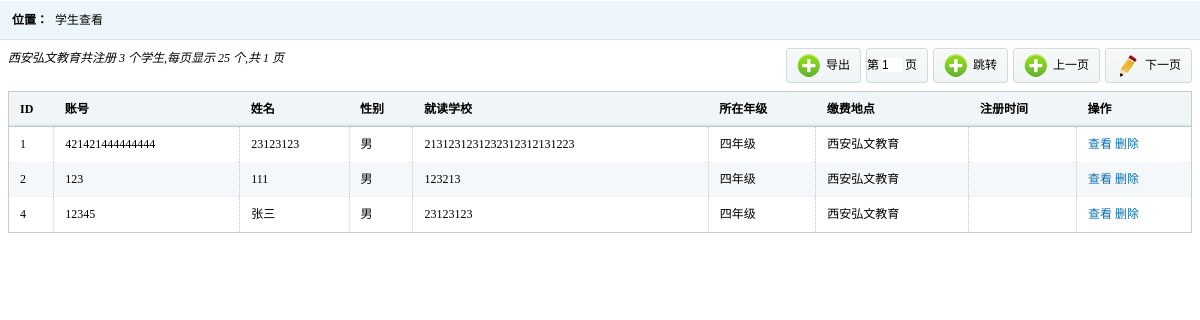
/admin/showstd.php, run on an earlier commit of the app's database.
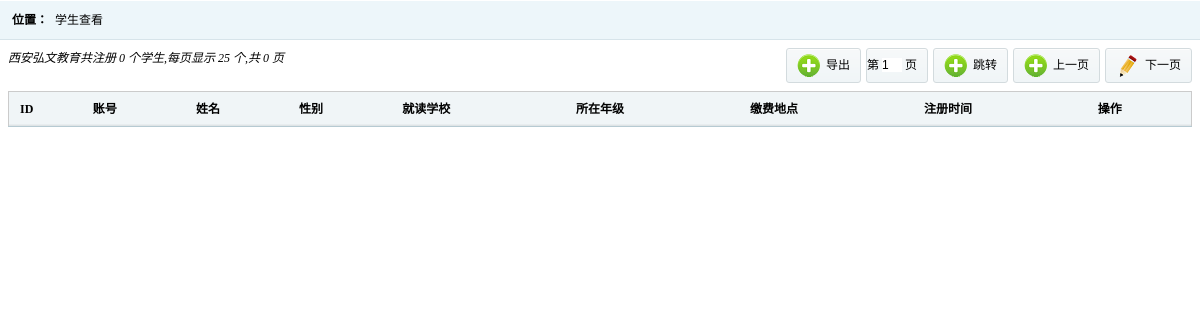
And on a later commit of the database.
### tables this page shows
CREATE TABLE `xwb_student` (
  `stdid` int(11) NOT NULL AUTO_INCREMENT,
  `stdname` varchar(256) DEFAULT NULL,
  `stdgender` varchar(32) DEFAULT NULL,
  `stdnum` varchar(256) DEFAULT NULL,
  `stdschool` varchar(512) DEFAULT NULL,
  `stdgrade` varchar(256) DEFAULT NULL,
  `stdaddress` varchar(2048) DEFAULT NULL,
  `stdpayaddress` varchar(1024) DEFAULT NULL,
  `createtime` varchar(64) DEFAULT NULL,
  `stdstate` int(11) DEFAULT NULL,
  `stdtype` int(11) DEFAULT NULL,
  `stdphone` varchar(256) DEFAULT NULL,
  `stdqq` varchar(256) DEFAULT NULL,
  `stdvalue1` varchar(256) DEFAULT NULL,
  `stdvalue2` varchar(256) DEFAULT NULL,
  `stdvalue3` varchar(256) DEFAULT NULL,
  PRIMARY KEY (`stdid`)
);

### phplibs/db.php (called while the page is built, shortened)
<?php
class DB
{
    private $link_id;
    private $is_log;
    private $time;
    public function __construct()
    {
        $this->time = $this->microtime_float();
        require ("config.db.php");
        $this->is_log = $db_config["log"];
        if ($this->is_log) {
            $handle = fopen($db_config["logfilepath"] . "dblog.txt", "a+");
            $this->handle = $handle;
        }
    }
    public function connect($dbhost, $dbuser, $dbpw, $dbname, $pconnect = 0, $charset =
        'utf8')
    {
        if ($pconnect == 0) {
            $this->link_id = @mysql_connect($dbhost, $dbuser, $dbpw, true);
            if (!$this->link_id) {
                $this->halt("数据库连接失败");
            }
        } else {
            $this->link_id = @mysql_pconnect($dbhost, $dbuser, $dbpw);
        }
    }
    public function query($sql)
    {
        $query = mysql_query($sql, $this->link_id);
        return $query;
    }
    public function free_result()
    {
        $void = func_get_args();
    }
    public function __destruct()
    {
        $use_time = ($this->microtime_float()) - ($this->time);
    }
    public function write_log($msg = '')
    {
        if ($this->is_log) {
            $text = date("Y-m-d H:i:s") . " " . $msg . "\r\n";
        }
    }
    public function microtime_float()
    {
        list($usec, $sec) = explode(" ", microtime());
        return ((float)$usec + (float)$sec);
    }
}
?>

### phplibs/config.db.php (called while the page is built)
<?php
    $db_config["hostname"] = "localhost";
    $db_config["username"] = "root";
    $db_config["password"] = "";
    $db_config["database"] = "xwb";
    $db_config["charset"] = "utf8";
    $db_config["pconnect"] = 1;
    $db_config["log"] = 1;
    $db_config["logfilepath"] = './';
?>

### phplibs/studenthelper.php (called while the page is built, shortened)
<?php
require_once ('db.php');
class xwbstudent
{
    function setvalues($row)
    {
        if (isset($row['stdid']))
            $this->stdid = $row['stdid'];
        if (isset($row['stdname']))
            $this->stdname = $row['stdname'];
        if (isset($row['stdnum']))
            $this->stdnum = $row['stdnum'];
        if (isset($row['stdgender']))
            $this->stdgender = $row['stdgender'];
        if (isset($row['stdschool']))
            $this->stdschool = $row['stdschool'];
        if (isset($row['stdgrade']))
            $this->stdgrade = $row['stdgrade'];
        if (isset($row['stdpayaddress']))
            $this->stdpayaddress = $row['stdpayaddress'];
    }
    public static function getstdlimit($cff, $id, $count)
    {
        $db = new DB();
        $sql = "select * from xwb_student where 1=1 and $cff order by stdid limit $id,$count";
        $query = $db->query($sql);
        $rt = array();
        while ($row = mysql_fetch_array($query, MYSQL_ASSOC)) {
            $info = new xwbstudent();
            $info->setvalues($row);
            $rt[] = $info;
        }
        return $rt;
    }
    public static function getstdlimitcount($cff)
    {
        $db = new DB();
        $sql = "SELECT COUNT(*) as count FROM xwb_student WHERE 1=1 and $cff";
        $query = $db->query($sql);
        while ($row = mysql_fetch_array($query, MYSQL_ASSOC)) {
            return $row['count'];
        }
        return false;
    }
}
?>

### admin/showstd.php (the view, shortened to what this page needs)
<?php
require_once ("../phplibs/studenthelper.php");
$pageCount = 25;
$pageIndex = 1;
$cff = "stdpayaddress = '".$_SESSION['payaddress']."'";
$stdcount = xwbstudent::getstdlimitcount($cff);
$npage = ceil($stdcount/$pageCount);
?>
<!DOCTYPE html PUBLIC "-//W3C//DTD XHTML 1.0 Transitional//EN" "http://www.w3.org/TR/xhtml1/DTD/xhtml1-transitional.dtd">
<html xmlns="http://www.w3.org/1999/xhtml">
<head>
<link href="../css/style.css" rel="stylesheet" type="text/css" />
</head>
<body>
<div class="place">
    <span>位置：</span>
    <ul class="placeul">
    <li>学生查看</li>
    </ul>
</div>
<div class="rightinfo">
    <div class="tools">
    <ul class="toolbar">
        <i><?php
	echo $_SESSION['payaddress']."共注册 $stdcount 个学生,每页显示 $pageCount 个,共 $npage 页";
?></i>
</ul>
        <form name="form1" id="form1" method="post">
    	<ul class="toolbar1">
        <li class="click"  onclick="expdata()"><span><img src="../images/t01.png" /></span>导出</li>
        <li>第&nbsp;<input id="pindex" name="pindex" style="width:20px;" value="<?php	echo $pageIndex;?> "/>&nbsp;页</li>
        <li class="click"  onclick="submitform(0)"><span><img src="../images/t01.png" /></span>跳转</li>
        <li class="click" onclick="submitform(-1)"><span><img src="../images/t01.png" /></span>上一页</li>
        <li class="click" onclick="submitform(1)"><span><img src="../images/t02.png" /></span>下一页</li>
        </ul>
        </form>
    </div>
<div>
<table class="tablelist" id="hmktable">
    <thead>
    <tr>
        <th>ID</th>
        <th>账号</th>
		<th>姓名</th>
        <th>性别</th>
        <th>就读学校</th>
		<th>所在年级</th>
        <th>缴费地点</th>
        <th>注册时间</th>
        <th>操作</th>
    </tr>
    </thead>
    <tbody>
<?php
    $startid = ($pageIndex - 1) * $pageCount;
    $hmwks = xwbstudent::getstdlimit($cff,$startid,$pageCount);
    if ($hmwks != null) {
        foreach ($hmwks as $std) {
            echo "<tr>
            <td>" . $std->stdid . "</td>
            <td>" . $std->stdnum . "</td>
            <td>" . $std->stdname . "</td>
            <td>" . $std->stdgender . "</td>
            <td>" . $std->stdschool . "</td>
            <td>" . $std->stdgrade . "</td>
            <td>" . $std->stdpayaddress . "</td>
            <td>" . $std->createtime . "</td>
            <td ><a href=\"../stdshow.php?num=".$std->stdnum."\" class=\"tablelink\">查看</a>
            <a href=\"#\" onclick=\"deletehmwork($std->stdnum,this)\" class=\"tablelink\">删除</a></td>
            </tr>";
        }
    }
?>
</tbody>
</table>
</div>
</div>
</body>
</html>

### css/style.css (style rules this page uses)
* { font-size:9pt;border:0;margin:0;padding:0; }
body { font-family:'微软雅黑'; margin:0 auto;min-width:980px; }
ul { display:block;margin:0;padding:0;list-style:none; }
li { display:block;margin:0;padding:0;list-style: none; }
img { border:0; }
dl,dt,dd,span { margin:0;padding:0;display:block; }
table { border-collapse:collapse;border-spacing: 0; }
.place { height:40px; background:url(../images/righttop.gif) repeat-x; }
.place span { line-height:40px; font-weight:bold;float:left; margin-left:12px; }
.placeul li { float:left; line-height:40px; padding-left:7px; padding-right:12px; background:url(../images/rlist.gif) no-repeat right; }
.placeul li:last-child { background:none; }
.rightinfo { padding:8px; }
.tools { clear:both; height:35px; margin-bottom:8px; }
.toolbar { float:left; }
.toolbar1 { float:right; }
.toolbar1 li { background:url(../images/toolbg.gif) repeat-x; line-height:33px; height:33px; border:solid 1px #d3dbde; float:left; padding-right:10px; margin-left:5px;border-radius: 3px; behavior:url(js/pie.htc); cursor:pointer; }
.toolbar1 li span { float:left; margin-left:10px; margin-right:5px; margin-top:5px; }
.tablelist { border:solid 1px #cbcbcb; width:100%; clear:both; }
.tablelist th { background:url(../images/th.gif) repeat-x; height:34px; line-height:34px; border-bottom:solid 1px #b6cad2; text-indent:11px; text-align:left; }
a,a:focus { text-decoration:none;color:#000;outline:none;blr:expression(this.onFocus=this.blur()); }
.tablelist td { line-height:35px; text-indent:11px; border-right: dotted 1px #c7c7c7; }
.tablelink { color:#056dae; }
.tablelist tbody tr.odd { background:#f5f8fa; }

What changed in the data, as far as the page shows it:
removed xwb_student: stdid "1", stdnum "421421444444444", stdname "23123123", stdgender "男", stdschool "2131231231232312312131223", stdgrade "四年级", stdpayaddress "西安弘文教育"
removed xwb_student: stdid "2", stdnum "123", stdname "111", stdgender "男", stdschool "123213", stdgrade "四年级", stdpayaddress "西安弘文教育"
removed xwb_student: stdid "4", stdnum "12345", stdname "张三", stdgender "男", stdschool "23123123", stdgrade "四年级", stdpayaddress "西安弘文教育"
Also different on the page:
$stdcount: "3" → "0"
$npage: "1" → "0"
